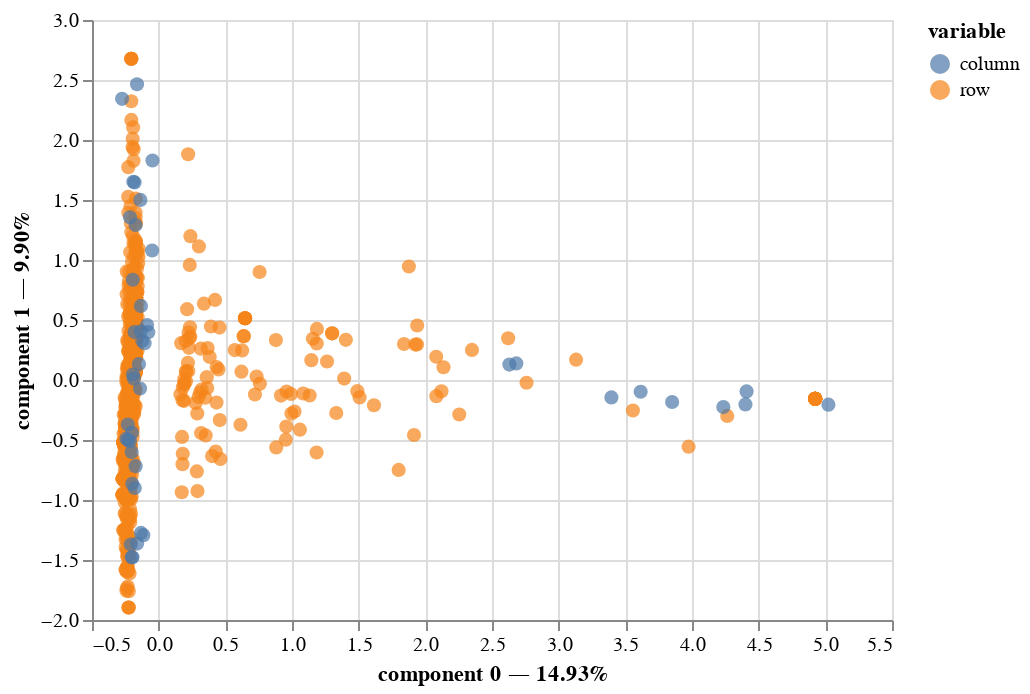

The notebook cell this image was saved under:
### Code cell
# Application de l'ACM
acm_ItemsQ32L = prince.MCA(n_components = 2)

acm_ItemsQ32L = acm_ItemsQ32L.fit(data[ItemsQ32L])

ax = acm_ItemsQ32L.plot(X=data[ItemsQ32L])
ax

### Figure 1 — Vega-Lite specification as saved in the notebook (floating-point values rounded to 4 significant figures; data arrays with more than 128 entries replaced by an {"elided": "..."} marker saying what was removed)
{"config": {"view": {"continuousWidth": 400, "continuousHeight": 300}}, "data": {"name": "data-70c2aef890ba70ebd9f6ab3e2783a165"}, "mark": {"type": "circle", "size": 50}, "encoding": {"color": {"field": "variable", "type": "nominal"}, "tooltip": [{"field": "variable", "type": "nominal"}, {"field": "value", "type": "nominal"}, {"field": "component 0", "type": "quantitative"}, {"field": "component 1", "type": "quantitative"}], "x": {"axis": {"title": "component 0 — 14.93%"}, "field": "component 0", "scale": {"zero": false}, "type": "quantitative"}, "y": {"axis": {"title": "component 1 — 9.90%"}, "field": "component 1", "scale": {"zero": false}, "type": "quantitative"}}, "selection": {"selector001": {"type": "interval", "bind": "scales", "encodings": ["x", "y"]}}, "$schema": "https://vega.github.io/schema/vega-lite/v4.17.0.json", "datasets": {"data-70c2aef890ba70ebd9f6ab3e2783a165": {"elided": "1047 records"}}}
